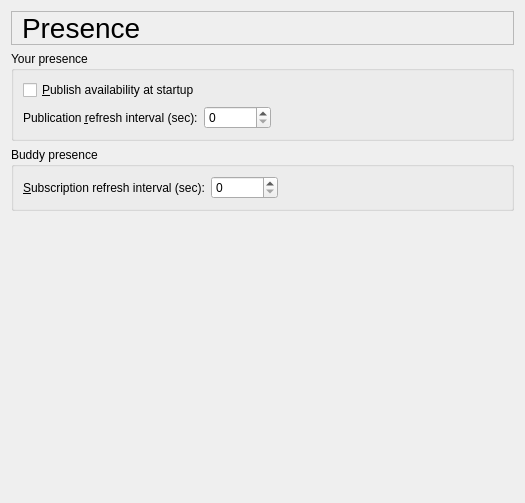
     <widget class="QWidget" name="pagePresence">
      <layout class="QVBoxLayout">
       <item>
        <widget class="QLabel" name="presTextLabel">
         <property name="font">
          <font>
           <pointsize>21</pointsize>
          </font>
         </property>
         <property name="frameShape">
          <enum>QFrame::StyledPanel</enum>
         </property>
         <property name="text">
          <string>Presence</string>
         </property>
         <property name="wordWrap">
          <bool>false</bool>
         </property>
         <property name="indent">
          <number>10</number>
         </property>
        </widget>
       </item>
       <item>
        <widget class="QGroupBox" name="presYourGroupBox">
         <property name="title">
          <string>Your presence</string>
         </property>
         <layout class="QVBoxLayout">
          <item>
           <widget class="QCheckBox" name="presPublishCheckBox">
            <property name="whatsThis">
             <string>Publish your availability at startup.</string>
            </property>
            <property name="text">
             <string>&amp;Publish availability at startup</string>
            </property>
            <property name="shortcut">
             <string>Alt+P</string>
            </property>
           </widget>
          </item>
          <item>
           <layout class="QHBoxLayout">
            <item>
             <widget class="QLabel" name="presPublishTimerTextLabel">
              <property name="text">
               <string>Publication &amp;refresh interval (sec):</string>
              </property>
              <property name="wordWrap">
               <bool>false</bool>
              </property>
              <property name="buddy">
               <cstring>presPublishTimeSpinBox</cstring>
              </property>
             </widget>
            </item>
            <item>
             <widget class="QSpinBox" name="presPublishTimeSpinBox">
              <property name="whatsThis">
               <string>Refresh rate of presence publications.</string>
              </property>
              <property name="maximum">
               <number>999999</number>
              </property>
              <property name="singleStep">
               <number>100</number>
              </property>
             </widget>
            </item>
            <item>
             <spacer name="spacer43">
              <property name="orientation">
               <enum>Qt::Horizontal</enum>
              </property>
              <property name="sizeType">
               <enum>QSizePolicy::Expanding</enum>
              </property>
              <property name="sizeHint" stdset="0">
               <size>
                <width>231</width>
                <height>20</height>
               </size>
              </property>
             </spacer>
            </item>
           </layout>
          </item>
         </layout>
        </widget>
       </item>
       <item>
        <widget class="QGroupBox" name="groupBox25">
         <property name="title">
          <string>Buddy presence</string>
         </property>
         <layout class="QVBoxLayout">
          <item>
           <layout class="QHBoxLayout">
            <item>
             <widget class="QLabel" name="presSubscribeTimerTextLabel">
              <property name="text">
               <string>&amp;Subscription refresh interval (sec):</string>
              </property>
              <property name="wordWrap">
               <bool>false</bool>
              </property>
              <property name="buddy">
               <cstring>presSubscribeTimeSpinBox</cstring>
              </property>
             </widget>
            </item>
            <item>
             <widget class="QSpinBox" name="presSubscribeTimeSpinBox">
              <property name="whatsThis">
               <string>Refresh rate of presence subscriptions.</string>
              </property>
              <property name="maximum">
               <number>999999</number>
              </property>
              <property name="singleStep">
               <number>100</number>
              </property>
             </widget>
            </item>
            <item>
             <spacer name="spacer44">
              <property name="orientation">
               <enum>Qt::Horizontal</enum>
              </property>
              <property name="sizeType">
               <enum>QSizePolicy::Expanding</enum>
              </property>
              <property name="sizeHint" stdset="0">
               <size>
                <width>191</width>
                <height>20</height>
               </size>
              </property>
             </spacer>
            </item>
           </layout>
          </item>
         </layout>
        </widget>
       </item>
       <item>
        <spacer name="spacer45">
         <property name="orientation">
          <enum>Qt::Vertical</enum>
         </property>
         <property name="sizeType">
          <enum>QSizePolicy::Expanding</enum>
         </property>
         <property name="sizeHint" stdset="0">
          <size>
           <width>20</width>
           <height>281</height>
          </size>
         </property>
        </spacer>
       </item>
      </layout>
     </widget>
